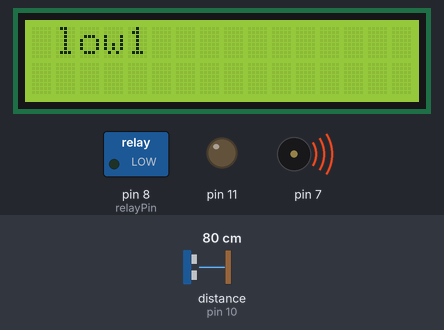
The sketch below on a simulated Arduino Uno, built with avr-gcc and run on an emulated ATmega328P. Shown: 16×2 character LCD, switched loads named in the sketch (green lamp = pin HIGH), output pins drawn as LEDs (lit = HIGH), buzzer (waves = sounding). Wiring (inferred from the names in the program): ultrasonic range finder: trigger pin 9; echo pin 10. The inputs (shaded band) are chosen by the test bench; at power-on: distance to the obstacle (sensor on pin 10) 80 cm. The echo pulse lasts 58.3 µs per cm; pins used as bus, display or sensor lines are not drawn; what the sketch prints to the serial monitor is not drawn.

Above: at 1.2 s.
1.3 s: distance to the obstacle (sensor on pin 10) set to 12 cm
3.5 s: distance to the obstacle (sensor on pin 10) set to 9 cm
At 4.4 s:
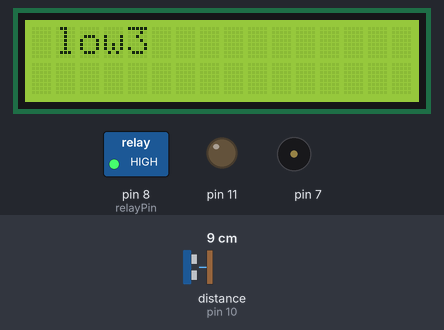
5.0 s: distance to the obstacle (sensor on pin 10) set to 2 cm
At 5.8 s:
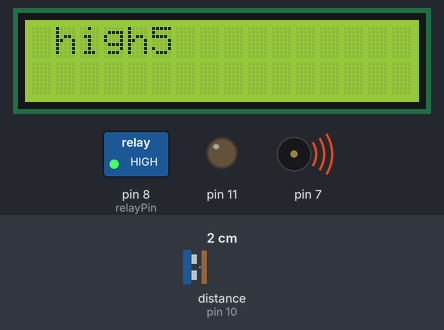
8.0 s: distance to the obstacle (sensor on pin 10) set to 35 cm
At 8.8 s:
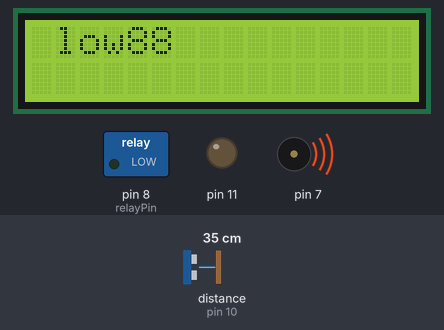
Timing chart, 0 to 11.0 s (numbered marks = the images above; inputs shaded):
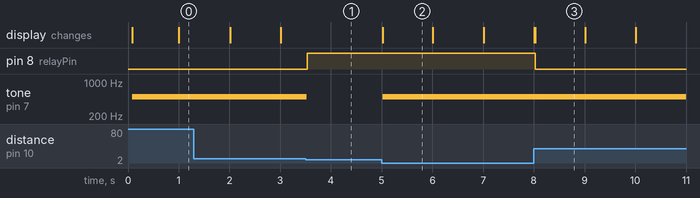

The sketch:

WaterPump.ino
```cpp
int relayPin= 8;
int trigPin = 9;
int echoPin = 10;
 #include <LiquidCrystal.h> //http://www.arduino.cc/en/Tutorial/LiquidCrystal
const int RS=A5, E=A4, D4=A3, D5=A2, D6=A1, D7=A0;
LiquidCrystal lcd(RS, E, D4, D5, D6, D7);

void setup() {
  // put your setup code here, to run once:
  Serial.begin(9600);
  lcd.begin(16, 2);
  pinMode(trigPin, OUTPUT);
  pinMode(echoPin, INPUT);
  pinMode(relayPin,OUTPUT);
  pinMode(11, OUTPUT);
}


void loop() {
  long duration, distance;
  digitalWrite(trigPin,HIGH);
  delayMicroseconds(1000);
  digitalWrite(trigPin, LOW);
  duration=pulseIn(echoPin, HIGH);
  distance =(duration/2)/29.1;
  Serial.print(distance);
  Serial.println("CM");
  delay(10);


  if((distance<=5))
  {
   tone(7,500,100);
    lcd.setCursor(1, 0);
      lcd.print("high");
       lcd.print(millis() / 1000);
       digitalWrite(relayPin,HIGH);
}


   else if((distance>=10))

  {
   tone(7,500,100);
        lcd.setCursor(1,0 );
      lcd.print("low");
       lcd.print(millis() / 1000);
        digitalWrite(relayPin,LOW);


   }
      else
 {
   noTone(7);
    delay(5);
  digitalWrite(relayPin,HIGH);
}

}
```

Measured:
- the behaviour switches between 11 and 10 cm on distance to the obstacle (sensor on pin 10) (found by bisection; images 0 and 1)
- after the input at 3.5 s, pin 8 (relayPin): LOW → HIGH at once; tone on pin 7: 500 Hz → silent at once
- after the input at 5.0 s, tone on pin 7: silent → 500 Hz at once; the display: changes at once (image 2)
- after the input at 8.0 s, pin 8 (relayPin): HIGH → LOW at once; the display: first differs from a run without the input at once (image 3)
- what the display in image 2 shows lasts 1.0 s, from 5.0 s to 6.0 s
